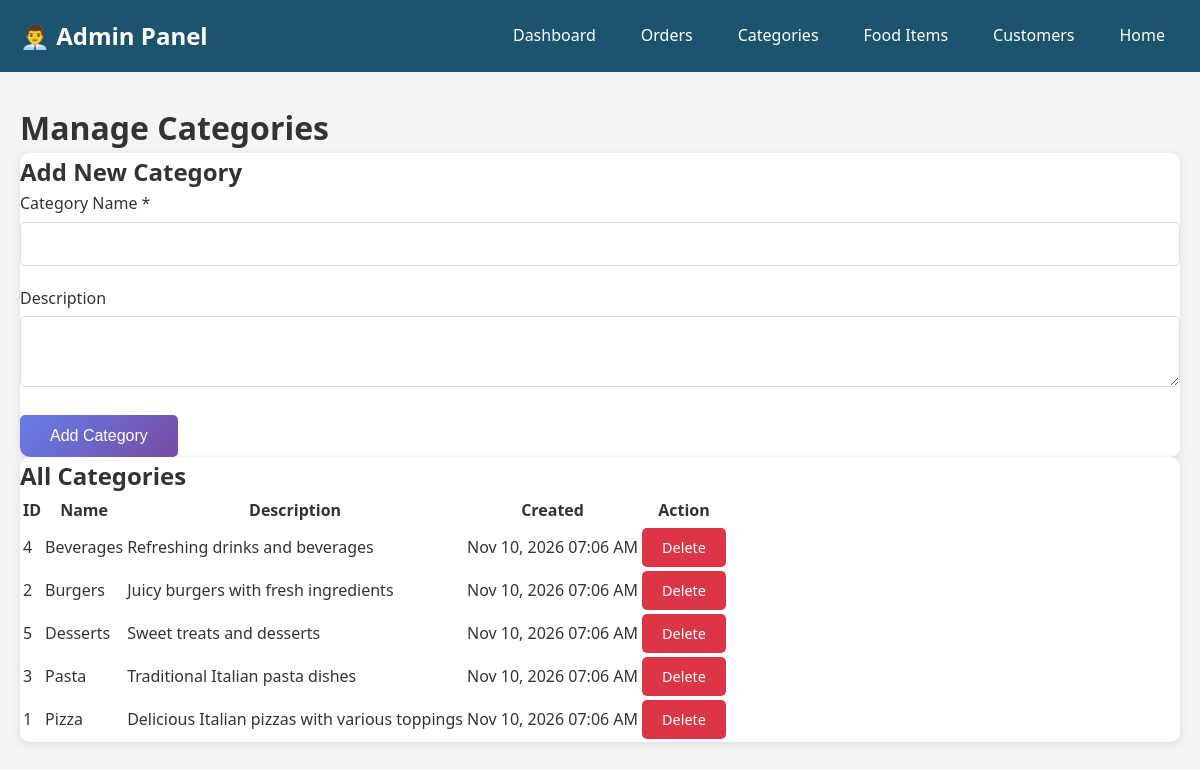
The app's page /admin/categories.php with its own data.
### tables this page shows
CREATE TABLE categories (
    id INT AUTO_INCREMENT PRIMARY KEY,
    name VARCHAR(100) NOT NULL,
    description TEXT,
    created_at TIMESTAMP DEFAULT CURRENT_TIMESTAMP
);

### includes/functions.php (called while the page is built, shortened)
<?php
function get_categories() {
    global $conn;
    $result = mysqli_query($conn, "SELECT * FROM categories ORDER BY name ASC");
    $categories = [];
    while ($row = mysqli_fetch_assoc($result)) $categories[] = $row;
    return $categories;
}
function format_date($datetime) {
    return date('M d, Y h:i A', strtotime($datetime));
}

### admin/categories.php (the view, shortened to what this page needs)
<?php
require_once '../includes/config.php';
require_once '../includes/functions.php';
$categories = get_categories();
?>
<!DOCTYPE html>
<html lang="en">
<head>
    <link rel="stylesheet" href="../assets/css/style.css">
</head>
<body>
    <nav class="admin-navbar">
        <div class="navbar-content">
            <div class="navbar-brand" style="font-size: 1.5em; font-weight: bold;">👨‍💼 Admin Panel</div>
            <div class="navbar-menu">
                <a href="index.php">Dashboard</a>
                <a href="orders.php">Orders</a>
                <a href="categories.php">Categories</a>
                <a href="foods.php">Food Items</a>
                <a href="customers.php">Customers</a>
                <a href="../index.html">Home</a>
            </div>
        </div>
    </nav>
    <div class="admin-container">
        <h1>Manage Categories</h1>
        <div class="card">
            <h2>Add New Category</h2>
            <form method="POST" action="">
                <div class="form-group">
                    <label>Category Name *</label>
                    <input type="text" name="name" class="form-control" required>
                </div>
                <div class="form-group">
                    <label>Description</label>
                    <textarea name="description" class="form-control" rows="3"></textarea>
                </div>
                <button type="submit" class="btn btn-primary">Add Category</button>
            </form>
        </div>
        <div class="card mt-20">
            <h2>All Categories</h2>
            <table>
                <thead>
                    <tr>
                        <th>ID</th>
                        <th>Name</th>
                        <th>Description</th>
                        <th>Created</th>
                        <th>Action</th>
                    </tr>
                </thead>
                <tbody>
                    <?php if (empty($categories)): ?>
                        <tr>
                            <td colspan="5" style="text-align: center;">No categories found</td>
                        </tr>
                    <?php else: ?>
                        <?php foreach ($categories as $category): ?>
                        <tr>
                            <td><?php echo $category['id']; ?></td>
                            <td><?php echo htmlspecialchars($category['name']); ?></td>
                            <td><?php echo htmlspecialchars($category['description']); ?></td>
                            <td><?php echo format_date($category['created_at']); ?></td>
                            <td>
                                <a href="?delete=<?php echo $category['id']; ?>"
                                   class="btn btn-danger btn-sm"
                                   onclick="return confirm('Delete this category?')">Delete</a>
                            </td>
                        </tr>
                        <?php endforeach; ?>
                    <?php endif; ?>
                </tbody>
            </table>
        </div>
    </div>
</body>
</html>

### assets/css/style.css (style rules this page uses)
* { margin: 0; box-sizing: border-box; }
body { font-family: 'Segoe UI', Tahoma, Geneva, Verdana, sans-serif; line-height: 1.6; color: #333; background-color: #f5f5f5; }
.btn { display: inline-block; padding: 12px 30px; border: none; border-radius: 5px; font-size: 1em; cursor: pointer; text-decoration: none; transition: all 0.3s ease; text-align: center; }
.btn-primary { background: linear-gradient(135deg, #667eea 0%, #764ba2 100%); color: white; }
.btn-danger { background: #dc3545; color: white; }
.btn-sm { padding: 8px 20px; font-size: 0.9em; }
.form-group { margin-bottom: 20px; }
.form-group label { display: block; margin-bottom: 5px; font-weight: 500; color: #333; }
.form-control { width: 100%; padding: 12px; border: 1px solid #ddd; border-radius: 5px; font-size: 1em; transition: border-color 0.3s ease; }
.card { background: white; border-radius: 10px; box-shadow: 0 2px 10px rgba(0,0,0,0.1); overflow: hidden; transition: transform 0.3s ease, box-shadow 0.3s ease; }

### admin/categories.php (style rules this page uses)
.admin-navbar { background: #1D546D; color: white; padding: 15px 0; }
.navbar-content { max-width: 1200px; margin: 0 auto; padding: 0 20px; display: flex; justify-content: space-between; align-items: center; }
.navbar-menu { display: flex; gap: 15px; flex-wrap: wrap; }
.navbar-menu a { color: white; text-decoration: none; padding: 8px 15px; border-radius: 5px; }
.admin-container { max-width: 1200px; margin: 30px auto; padding: 0 20px; }

### records on screen
categories: id "4", name "Beverages", description "Refreshing drinks and beverages", created_at "Nov 10, 2026 07:06 AM"
categories: id "2", name "Burgers", description "Juicy burgers with fresh ingredients", created_at "Nov 10, 2026 07:06 AM"
categories: id "5", name "Desserts", description "Sweet treats and desserts", created_at "Nov 10, 2026 07:06 AM"
categories: id "3", name "Pasta", description "Traditional Italian pasta dishes", created_at "Nov 10, 2026 07:06 AM"
categories: id "1", name "Pizza", description "Delicious Italian pizzas with various toppings", created_at "Nov 10, 2026 07:06 AM"
